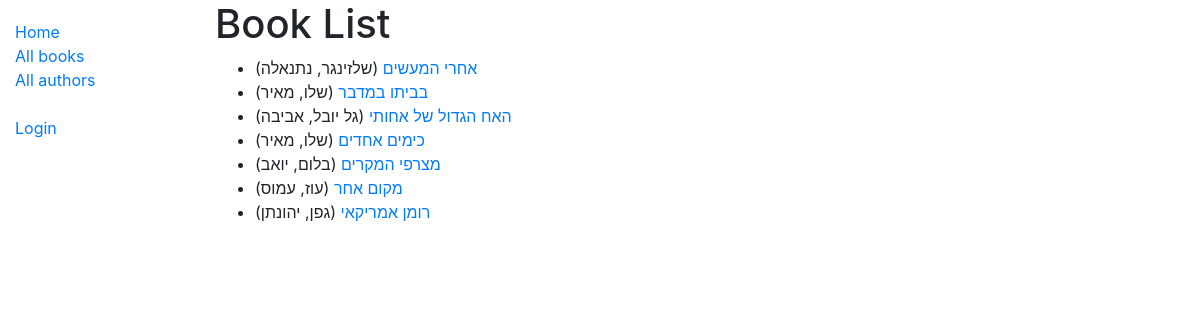
/catalog/books/, run on the app's committed database.
### catalog/models.py (models this page shows, shortened)
class Book(models.Model):
    class Meta:
        unique_together = ('title', 'author')
        ordering = ['title']
    """Model representing a book (but not a specific copy of a book)."""
    title = models.CharField(max_length=200)
    author = models.ForeignKey('Author', on_delete=models.SET_NULL, null=True)
    language = models.ForeignKey('Language', on_delete=models.SET_NULL, null=True)
    summary = models.TextField(max_length=1000, help_text='Enter a brief description of the book')
    isbn = models.CharField('ISBN', max_length=13, unique=True,
                             help_text='13 Character <a href="https://www.isbn-international.org/content/what-isbn">ISBN number</a>')
    genre = models.ManyToManyField(Genre, help_text='Select a genre for this book')
    def get_absolute_url(self):
        return reverse('book-detail', args=[str(self.id)])

class Author(models.Model):
    first_name = models.CharField(max_length=100)
    last_name = models.CharField(max_length=100)
    date_of_birth = models.DateField(null=True, blank=True)
    date_of_death = models.DateField('Died', null=True, blank=True)
    class Meta:
        ordering = ['last_name', 'first_name']
    def __str__(self):
        return f'{self.last_name}, {self.first_name}'

### catalog/views.py (the view)
# urls.py: path('books/', views.BookListView.as_view(), name='books'),
class BookListView(generic.ListView):
    model = Book
    paginate_by = 10

### catalog/templates/catalog/book_list.html
{% extends "base_generic.html" %}
{% block content %}
  <h1>Book List</h1>
  {% if book_list %}
  <ul>
    {% for book in book_list %}
      <li>
        <a href="{{ book.get_absolute_url }}">{{ book.title }}</a> ({{book.author}})
      </li>
    {% endfor %}
  </ul>
  {% else %}
    <p>There are no books in the library.</p>
  {% endif %}
{% endblock %}

### catalog/templates/base_generic.html (shortened to what this page needs)
<!DOCTYPE html>
<html lang="en">
<head>
    <link rel="stylesheet" href="https://cdn.jsdelivr.net/npm/bootstrap@4.5.3/dist/css/bootstrap.min.css"
>
    {% load static %}
    <link rel="stylesheet" href="{% static 'css/styles.css' %}">
</head>
<body>
<div class="container-fluid">
    <div class="row">
        <div class="col-sm-2">
            {% block sidebar %}
                <ul class="sidebar-nav">
                    <li><a href="{% url 'index' %}">Home</a></li>
                    <li><a href="{% url 'books' %}">All books</a></li>
                    <li><a href="{% url 'authors' %}">All authors</a></li>
                    <br>
                    {% if user.is_authenticated %}
                        <li>User: {{ user.get_username }}</li>
                        <li><a href="{% url 'my-borrowed' %}">My Borrowed</a></li>
                        {% if perms.catalog.can_mark_returned %}
                            <li><a href="{% url 'all-borrowed' %}">All Loaned Books</a></li>
                        {% endif %}
                        <li><a href="{% url 'logout' %}?next={{ request.path }}">Logout</a></li>
                    {% else %}
                        <li><a href="{% url 'login' %}?next={{ request.path }}">Login</a></li>
                    {% endif %}
                </ul>
            {% endblock %}
        </div>
        <div class="col-sm-10 ">
            {% block content %}{% endblock %}
        </div>
    </div>
</div>
</body>
</html>

### catalog/static/css/styles.css (style rules this page uses)
.sidebar-nav { margin-top: 20px; padding: 0; list-style: none; }

### data on the page
Book: title "אחרי המעשים", author "שלזינגר, נתנאלה"
Book: title "בביתו במדבר", author "שלו, מאיר"
Book: title "האח הגדול של אחותי", author "גל יובל, אביבה"
Book: title "כימים אחדים", author "שלו, מאיר"
Book: title "מצרפי המקרים", author "בלום, יואב"
Book: title "מקום אחר", author "עוז, עמוס"
Book: title "רומן אמריקאי", author "גפן, יהונתן"
